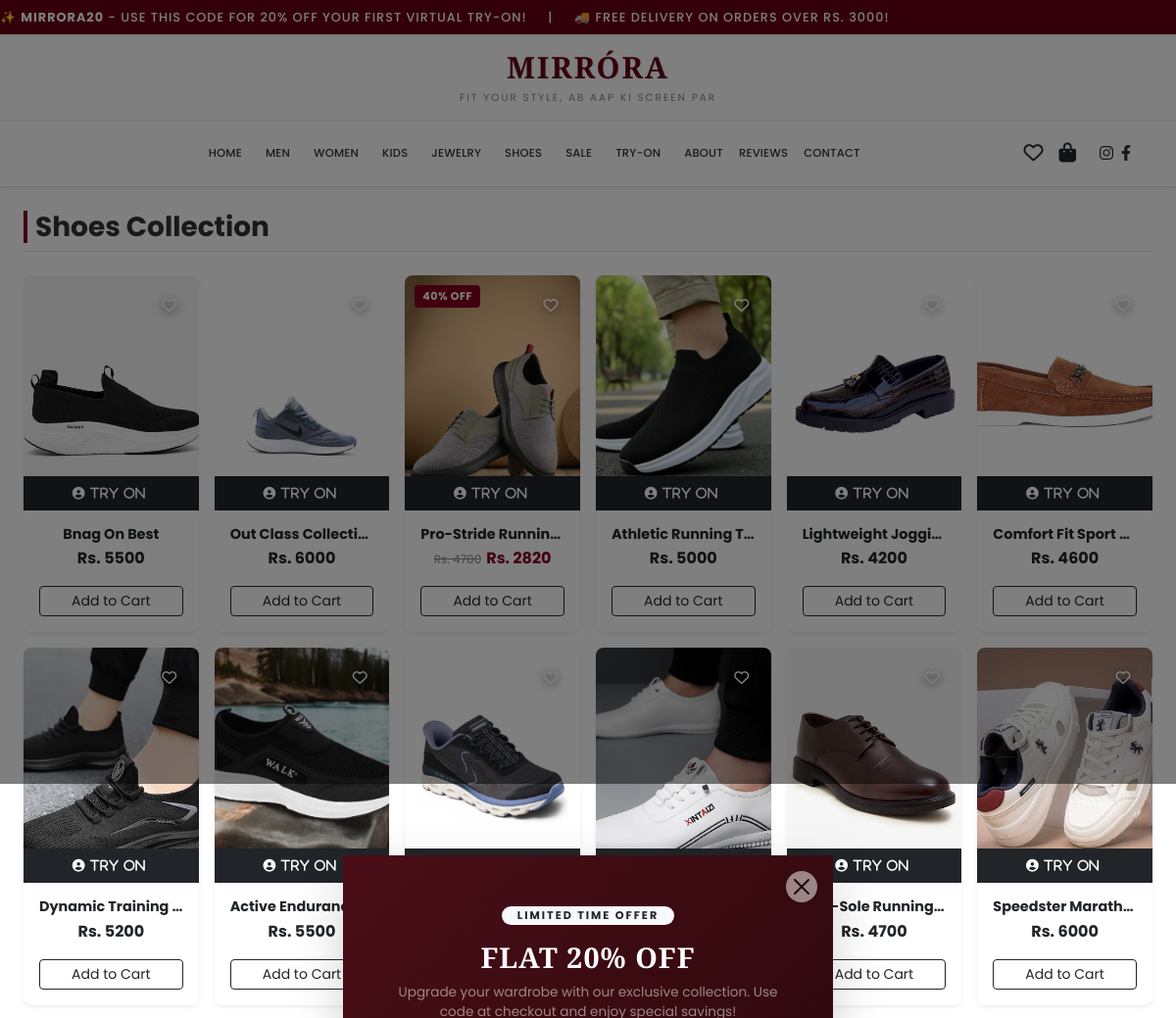
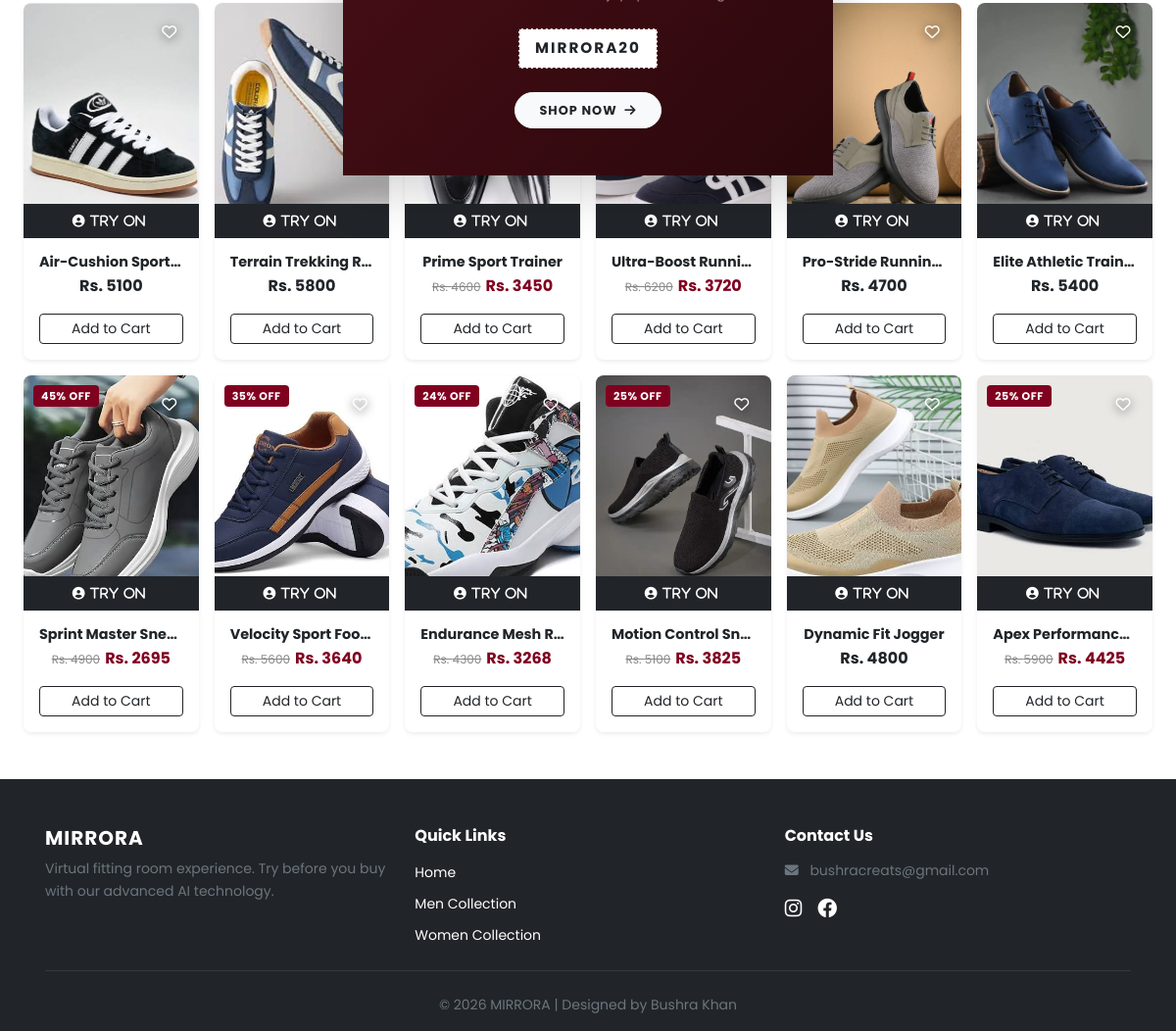
Screenshot of /shoes.php with the database file from the repository (2 pictures, top to bottom).
### tables this page shows
CREATE TABLE IF NOT EXISTS `products` (
  `id` int NOT NULL AUTO_INCREMENT,
  `name` varchar(255) DEFAULT NULL,
  `category` varchar(100) DEFAULT NULL,
  `price` double DEFAULT NULL,
  `description` text,
  `size` varchar(255) DEFAULT NULL,
  `color` varchar(255) DEFAULT NULL,
  `images` text,
  `image` varchar(255) NOT NULL,
  `discount_percent` int DEFAULT '0',
  PRIMARY KEY (`id`)
);

### shoes.php (the view)
<?php
include 'header.php';
include 'config.php';
?>
<div class="container-fluid px-4 mt-4 mb-5">
    <div class="d-flex align-items-center mb-4 mt-4 border-bottom pb-2">
        <h3 class="m-0 fw-bold ps-2 category-heading">Shoes Collection</h3>
    </div>
    <div class="row g-3 mb-5">
        <?php
        $query = "SELECT * FROM products WHERE category = 'Shoes'";
        $result = mysqli_query($conn, $query);
        if (mysqli_num_rows($result) > 0) {
            while($row = mysqli_fetch_assoc($result)):
        ?>
            <div class="col-6 col-sm-4 col-md-3 col-lg-2">
                <div class="card h-100 shadow-sm product-card">
                    <div class="position-relative overflow-hidden product-img-wrapper" style="position: relative !important;">
<a href="wishlist.php?action=add&id=<?php echo $row['id']; ?>" class="wishlist-icon-btn" title="Add to Wishlist">
    <i class="far fa-heart"></i>
</a>
                        <?php
                        if (isset($row['discount_percent']) && $row['discount_percent'] > 0) {
                            echo '<span class="custom-discount-badge" style="position: absolute !important; top: 10px !important; left: 10px !important; background-color: #800020 !important; color: #fff !important; padding: 3px 8px !important; font-size: 11px !important; font-weight: bold !important; border-radius: 4px !important; z-index: 99 !important;">' . $row['discount_percent'] . '% OFF</span>';
                        }
                        ?>
                        <a href="product-details.php?id=<?php echo $row['id']; ?>">
                            <img src="assets/images/<?php echo $row['images']; ?>" class="card-img-top product-img" alt="Product">
                        </a>
                        <div class="try-on-overlay">
                            <a href="tryon.php?id=<?php echo $row['id']; ?>" class="btn btn-dark btn-sm w-100 rounded-0 fw-bold text-decoration-none py-2" style="letter-spacing: 1px; font-size: 0.80rem;">
                                <i class="fas fa-user-circle me-1"><span> TRY ON</span></i>
                            </a>
                        </div>
                    </div>
                    <div class="card-body text-center d-flex flex-column">
                        <h6 class="fw-bold mb-1">
                            <a href="product-details.php?id=<?php echo $row['id']; ?>" class="text-dark text-decoration-none"><?php echo $row['name']; ?></a>
                        </h6>
                        <div class="price-box mb-3 mt-auto">
                            <?php
                            $original_price = $row['price'];
                            $discount_percent = isset($row['discount_percent']) ? $row['discount_percent'] : 0;
                            if ($discount_percent > 0) {
                                $discount_amount = ($original_price * $discount_percent) / 100;
                                $final_price = $original_price - $discount_amount;
                                echo '<span class="old-price" style="text-decoration: line-through; color: #888; font-size: 12px; margin-right: 5px;">Rs. ' . $original_price . '</span>';
                                echo '<span class="new-price fw-bold" style="color: #800020;">Rs. ' . $final_price . '</span>';
                            } else {
                                echo '<span class="fw-bold text-dark">Rs. ' . $original_price . '</span>';
                            }
                            ?>
                        </div>
                        <a href="cart.php?action=add&id=<?php echo $row['id']; ?>" class="btn btn-outline-dark btn-sm w-100 text-decoration-none">Add to Cart</a>
                    </div>
                </div>
            </div>
        <?php
            endwhile;
        } else {
            echo "<div class='col-12'><p class='text-muted small fst-italic ps-2'>No products found in Shoes collection.</p></div>";
        }
        ?>
    </div>
</div>
<?php include 'footer.php'; ?>

### style.css (style rules this page uses)
:root { --primary-maroon:#660014; --border-color:#e5e5e5; --primary-red:#722F37; --light-red-bg:#f9f2f2; --border-red:#e6cdcd; }
body { font-family:'Poppins',sans-serif; color:#2b2b2b; background:#fff; }
:root { --primary-red: #722F37; --light-red-bg: #f9f2f2; --border-red: #e6cdcd; }
body { font-family: 'Poppins', sans-serif; color: #2b2b2b; background-color: #fff; }
.product-card { transition: transform 0.3s ease, box-shadow 0.3s ease; background: #fff; border-radius: 8px; overflow: hidden; }
.product-img { height: 260px; object-fit: cover; transition: transform 0.5s ease; }
.product-card .position-relative { position: relative; overflow: hidden; }
.try-on-overlay { position: absolute; bottom: 0; left: 0; width: 100%; background: rgba(0, 0, 0, 0.75); backdrop-filter: blur(4px); pointer-events: auto; z-index: 2; }
.btn-dark { background-color: #212529; border: none; }
.card-body h6 { font-family: 'Poppins', sans-serif; font-size: 0.90rem; color: #333; white-space: nowrap; overflow: hidden; text-overflow: ellipsis; }
.product-card .product-img { height: 260px !important; object-fit: cover !important; }
.product-img { width:100%; height:260px; object-fit:cover; }
.product-card { position: relative; background: #fff; border: none; box-shadow: 0 0.125rem 0.25rem rgba(0, 0, 0, 0.075); transition: transform 0.2s ease-in-out; }
.product-img { width: 100%; height: 200px; object-fit: cover; }
.custom-discount-badge { position: absolute; top: 10px; left: 10px; background-color: #800020; color: #ffffff; padding: 4px 8px; font-size: 11px; font-weight: bold; border-radius: 4px; z-index: 5; letter-spacing: 0.5px; }
.old-price { text-decoration: line-through; color: #888; font-size: 13px; margin-right: 6px; }
.new-price { color: #800020; font-weight: bold; }
.category-heading { border-left: 4px solid #800020; color: #333; }
.product-card { position: relative; background: #fff; border: none; border-radius: 8px; box-shadow: 0 0.125rem 0.25rem rgba(0, 0, 0, 0.075); transition: transform 0.3s ease, box-shadow 0.3s ease; overflow: hidden; }
.product-img-wrapper { position: relative; overflow: hidden; }
.product-card .product-img { width: 100%; height: 240px !important; object-fit: cover !important; transition: transform 0.5s ease; }
.custom-discount-badge { position: absolute; top: 10px; left: 10px; background-color: #800020; color: #ffffff; padding: 4px 8px; font-size: 11px; font-weight: bold; border-radius: 4px; z-index: 10; letter-spacing: 0.5px; }
.category-heading { border-left: 4px solid #800020; color: #333; padding-left: 10px; }
.wishlist-icon-btn { position: absolute; top: 12px; right: 12px; background: transparent !important; border: none !important; width: 36px; height: 36px; display: flex; align-items: center; justify-content: center; color: #ffffff !important; filter: drop-shadow(0px 2px 5px rgba(0, 0, 0, 0.8)); transition: transform 0.2s ease, color 0.2s ease; z-index: 99; text-decoration: none; cursor: pointer; padding: 0; }
.wishlist-icon-btn i { font-size: 18px; color: inherit; }
.wishlist-icon-btn i { font-size: 15px; }

### rows the page displays
products: images (picture), name "Bnag On Best", price "5500"
products: images (picture), name "Out Class Collecti…", price "6000"
products: discount_percent "40", images (picture), name "Pro-Stride Runnin…", price "4700", final_price "2820"
products: images (picture), name "Athletic Running T…", price "5000"
products: images (picture), name "Lightweight Joggi…", price "4200"
products: images (picture), name "Comfort Fit Sport…", price "4600"
products: images (picture), name "Dynamic Training…", price "5200"
products: images (picture), name "Active Endurance…", price "5500"
products: images (picture)
products: images (picture)
products: images (picture), name "Flex-Sole Running…", price "4700"
products: images (picture), name "Speedster Marath…", price "6000"
products: images (picture), name "Air-Cushion Sport…", price "5100"
products: images (picture), name "Terrain Trekking R…", price "5800"
products: name "Prime Sport Trainer", price "4600", final_price "3450"
products: name "Ultra-Boost Runni…", price "6200", final_price "3720"
products: images (picture), name "Pro-Stride Runnin…", price "4700"
products: images (picture), name "Elite Athletic Train…", price "5400"
products: discount_percent "45", images (picture), name "Sprint Master Sne…", price "4900", final_price "2695"
products: discount_percent "35", images (picture), name "Velocity Sport Foo…", price "5600", final_price "3640"
products: discount_percent "24", images (picture), name "Endurance Mesh R…", price "4300", final_price "3268"
products: discount_percent "25", images (picture), name "Motion Control Sn…", price "5100", final_price "3825"
products: images (picture), name "Dynamic Fit Jogger", price "4800"
products: discount_percent "25", images (picture), name "Apex Performanc…", price "5900", final_price "4425"

### other values shown
$cat "MEN"
$cat "WOMEN"
$cat "KIDS"
$cat "JEWELRY"
$cat "SHOES"
